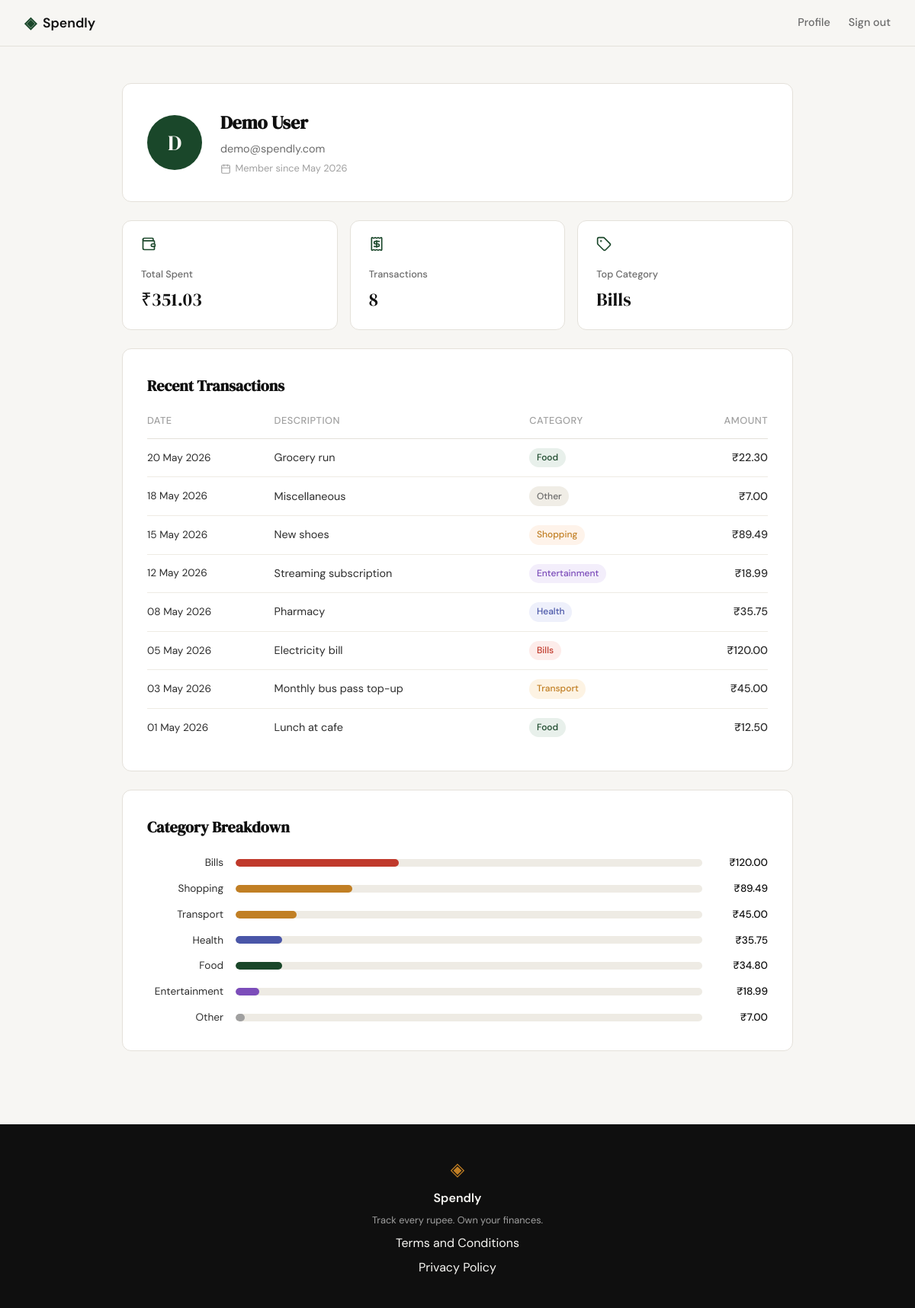
Screenshot of /profile (signed in) with the database file from the repository.
### tables this page shows
CREATE TABLE users (
            id            INTEGER PRIMARY KEY AUTOINCREMENT,
            name          TEXT    NOT NULL,
            email         TEXT    UNIQUE NOT NULL,
            password_hash TEXT    NOT NULL,
            created_at    TEXT    DEFAULT (datetime('now'))
        );

CREATE TABLE expenses (
            id          INTEGER PRIMARY KEY AUTOINCREMENT,
            user_id     INTEGER NOT NULL REFERENCES users(id),
            amount      REAL    NOT NULL,
            category    TEXT    NOT NULL,
            date        TEXT    NOT NULL,
            description TEXT,
            created_at  TEXT    DEFAULT (datetime('now'))
        );

### app.py (the view)
@app.route("/profile")
def profile():
    if not session.get("user_id"):
        return redirect(url_for("login"))
    user_id = session["user_id"]
    user = get_user_by_id(user_id)
    if user is None:
        session.clear()
        return redirect(url_for("login"))
    stats = get_summary_stats(user_id)
    transactions = get_recent_transactions(user_id)
    categories = get_category_breakdown(user_id)
    return render_template(
        "profile.html",
        user=user,
        stats=stats,
        transactions=transactions,
        categories=categories,
    )

### database/db.py (called while the page is built)
def get_db():
    conn = sqlite3.connect(DB_PATH)
    conn.row_factory = sqlite3.Row
    conn.execute("PRAGMA foreign_keys = ON")
    return conn

### database/queries.py (called while the page is built)
def get_user_by_id(user_id):
    conn = get_db()
    try:
        row = conn.execute(
            "SELECT name, email, created_at FROM users WHERE id = ?",
            (user_id,),
        ).fetchone()
    finally:
        conn.close()
    if row is None:
        return None
    created = datetime.strptime(row["created_at"], "%Y-%m-%d %H:%M:%S")
    return {
        "name": row["name"],
        "email": row["email"],
        "member_since": created.strftime("%B %Y"),
    }

def get_summary_stats(user_id):
    conn = get_db()
    try:
        row = conn.execute(
            "SELECT COALESCE(SUM(amount), 0) AS total, COUNT(*) AS cnt "
            "FROM expenses WHERE user_id = ?",
            (user_id,),
        ).fetchone()
        total_spent = row["total"]
        transaction_count = row["cnt"]
        top = conn.execute(
            "SELECT category FROM expenses WHERE user_id = ? "
            "GROUP BY category ORDER BY SUM(amount) DESC LIMIT 1",
            (user_id,),
        ).fetchone()
    finally:
        conn.close()
    return {
        "total_spent": f"{total_spent:.2f}",
        "transaction_count": transaction_count,
        "top_category": top["category"] if top else "\u2014",
    }

def get_recent_transactions(user_id, limit=10):
    conn = get_db()
    try:
        rows = conn.execute(
            "SELECT date, description, category, amount FROM expenses "
            "WHERE user_id = ? ORDER BY date DESC LIMIT ?",
            (user_id, limit),
        ).fetchall()
    finally:
        conn.close()
    transactions = []
    for r in rows:
        dt = datetime.strptime(r["date"], "%Y-%m-%d")
        transactions.append({
            "date": dt.strftime("%d %b %Y"),
            "description": r["description"],
            "category": r["category"],
            "amount": f"{r['amount']:.2f}",
        })
    return transactions

### templates/profile.html (shortened to what this page needs)
{% extends "base.html" %}
{% block content %}
<section class="profile-section">
    <div class="profile-container">
        <div class="profile-card profile-user-card">
            <div class="profile-avatar">
                {{ user.name[0] }}
            </div>
            <div class="profile-user-info">
                <h1 class="profile-name">{{ user.name }}</h1>
                <p class="profile-email">{{ user.email }}</p>
                <p class="profile-since">
                    <i data-lucide="calendar"></i>
                    Member since {{ user.member_since }}
                </p>
            </div>
        </div>
        <div class="profile-stats">
            <div class="profile-stat-card">
                <div class="profile-stat-icon">
                    <i data-lucide="wallet"></i>
                </div>
                <span class="profile-stat-label">Total Spent</span>
                <span class="profile-stat-value">₹{{ stats.total_spent }}</span>
            </div>
            <div class="profile-stat-card">
                <div class="profile-stat-icon">
                    <i data-lucide="receipt"></i>
                </div>
                <span class="profile-stat-label">Transactions</span>
                <span class="profile-stat-value">{{ stats.transaction_count }}</span>
            </div>
            <div class="profile-stat-card">
                <div class="profile-stat-icon">
                    <i data-lucide="tag"></i>
                </div>
                <span class="profile-stat-label">Top Category</span>
                <span class="profile-stat-value">{{ stats.top_category }}</span>
            </div>
        </div>
        <div class="profile-card">
            <h2 class="profile-card-title">Recent Transactions</h2>
            <div class="profile-table-wrap">
                <table class="profile-table">
                    <thead>
                        <tr>
                            <th>Date</th>
                            <th>Description</th>
                            <th>Category</th>
                            <th class="text-right">Amount</th>
                        </tr>
                    </thead>
                    <tbody>
                        {% for tx in transactions %}
                        <tr>
                            <td class="profile-table-date">{{ tx.date }}</td>
                            <td>{{ tx.description }}</td>
                            <td>
                                <span class="category-badge category-{{ tx.category | lower }}">
                                    {{ tx.category }}
                                </span>
                            </td>
                            <td class="text-right profile-table-amount">₹{{ tx.amount }}</td>
                        </tr>
                        {% endfor %}
                    </tbody>
                </table>
            </div>
        </div>
        <div class="profile-card">
            <h2 class="profile-card-title">Category Breakdown</h2>
            <div class="profile-categories">
                {% for cat in categories %}
                <div class="profile-cat-row">
                    <span class="profile-cat-name">{{ cat.name }}</span>
                    <div class="profile-cat-bar-track">
                        <div class="profile-cat-bar-fill category-bar-{{ cat.name | lower }}"
                             style="width: {{ cat.percentage }}%"></div>
                    </div>
                    <span class="profile-cat-amount">₹{{ cat.amount }}</span>
                </div>
                {% endfor %}
            </div>
        </div>
    </div>
</section>
{% endblock %}

### rows the page displays
users: name "D", name "Demo User", email "demo@spendly.com"
expenses: top_category "Bills", date "05 May 2026", description "Electricity bill", category "Bills", amount "120.00", name "Bills", {{ cat.percentage }} 35 (drawn)
expenses: date "20 May 2026", description "Grocery run", category "Food", amount "22.30"
expenses: date "18 May 2026", description "Miscellaneous", category "Other", amount "7.00", name "Other", {{ cat.percentage }} 2 (drawn)
expenses: date "15 May 2026", description "New shoes", category "Shopping", amount "89.49", name "Shopping", {{ cat.percentage }} 25 (drawn)
expenses: date "12 May 2026", description "Streaming subscription", category "Entertainment", amount "18.99", name "Entertainment", {{ cat.percentage }} 5 (drawn)
expenses: date "08 May 2026", description "Pharmacy", category "Health", amount "35.75", name "Health", {{ cat.percentage }} 10 (drawn)
expenses: date "03 May 2026", description "Monthly bus pass top-up", category "Transport", amount "45.00", name "Transport", {{ cat.percentage }} 13 (drawn)
expenses: date "01 May 2026", description "Lunch at cafe", category "Food", amount "12.50"

### other values shown
{{ user.member_since }} "May 2026"
{{ stats.total_spent }} "351.03"
{{ stats.transaction_count }} "8"
{{ cat.name }} "Food"
{{ cat.amount }} "34.80"
